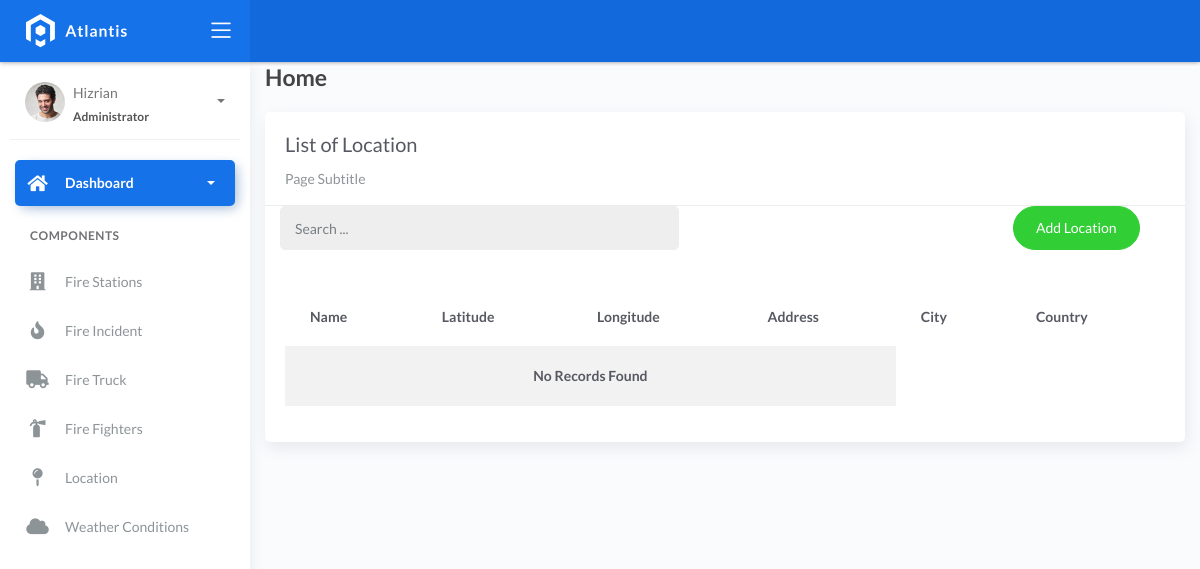
Page /location/ on the earlier database version.
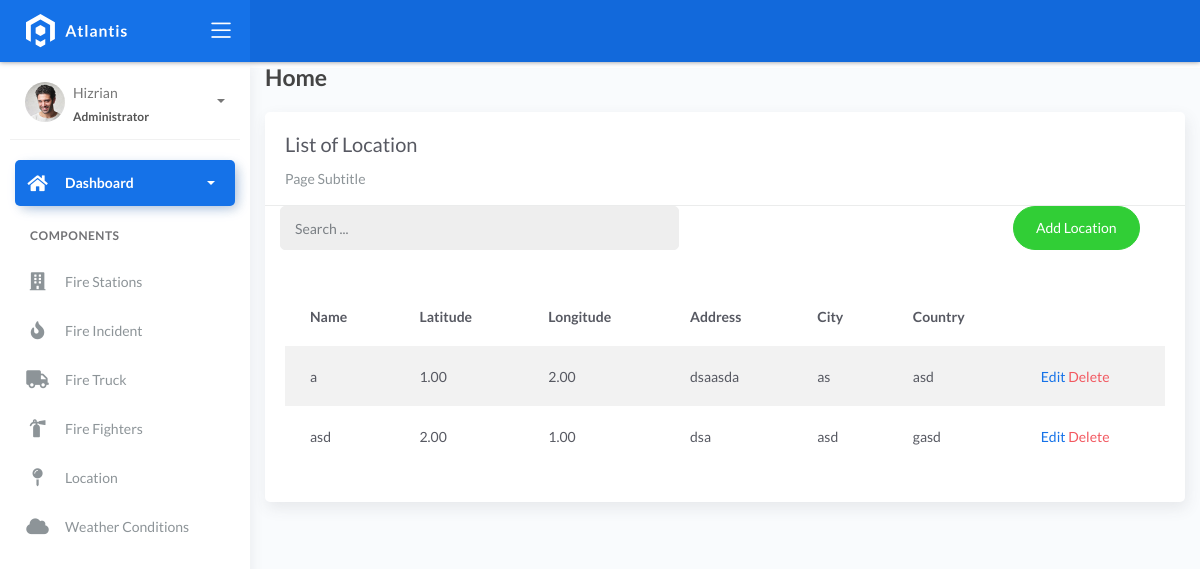
Same page on the later database version.
### fire/models.py (models this page shows, shortened)
class BaseModel(models.Model):
    created_at = models.DateTimeField(auto_now_add=True, db_index=True)
    updated_at = models.DateTimeField(auto_now=True)
    class Meta:
        abstract = True

class Locations(BaseModel):
    name = models.CharField(max_length=150)
    latitude = models.DecimalField(
        max_digits=22, decimal_places=2, null=True, blank=True)
    longitude = models.DecimalField(
        max_digits=22, decimal_places=2, null=True, blank=True)
    address = models.CharField(max_length=150)
    city = models.CharField(max_length=150)  # can be in separate table
    country = models.CharField(max_length=150)  # can be in separate table

### fire/views.py (the view, shortened to what this page needs)
# urls.py: path('location/', LocationsListView.as_view(), name='location'),
class LocationsListView(ListView):
    model = Locations
    context_object_name = 'locations'
    template_name = 'location_list.html'
    paginate_by = 5
    def get_queryset(self, *args, **kwargs):
        qs = super().get_queryset(*args, **kwargs)
        return qs.order_by('id')

### templates/location_list.html (shortened to what this page needs)
{% extends 'base.html' %}
{% load static %}
{% block content %}
<div class="content">
    <div class="container-fluid">
        <h4 class="page-title">Home</h4>
        <div class="row">
            <div class="col-md-12">
                <div class="card">
                    <div class="card-header">
                        <div class="card-title">List of Location</div>
                        <div class="card-category">Page Subtitle</div>
                    </div>
                    <div class="col-md-12 row">
                        <div class="col-md-6">
                            <form class="navbar-left navbar-form nav-search mr-md-3" action="">
                                <div class="input-group">
                                    <input type="text" placeholder="Search ..." class="form-control" />
                                    <div class="input-group-append">
                                        <span class="input-group-text">
                                        </span>
                                    </div>
                                </div>
                            </form>
                        </div>
                        <div class="col-md-6">
                            <div class="pull-right">
                                <a href="{% url 'location-add' %}" class="btn btn-success btn-rounded">Add Location</a>
                            </div>
                        </div>
                    </div>
                    <div class="card-body">
                        <table class="table table-striped mt-3">
                            <thead>
                                <tr>
                                    <th scope="col">Name</th>
                                    <th scope="col">Latitude</th>
                                    <th scope="col">Longitude</th>
                                    <th scope="col">Address</th>
                                    <th scope="col">City</th>
                                    <th scope="col">Country</th>
                                </tr>
                            </thead>
                            <tbody>
                                {% for object in object_list %}
                                <tr>
                                    <td>{{ object.name }}</td>
                                    <td>{{ object.latitude }}</td>
                                    <td>{{ object.longitude }}</td>
                                    <td>{{ object.address }}</td>
                                    <td>{{ object.city }}</td>
                                    <td>{{ object.country }}</td>
                                    <td>
                                        <a href="{% url 'location-update' object.pk %}">Edit</a>
                                        <a href="{% url 'location-delete' object.pk %}" class="text-danger">Delete</a>
                                    </td>
                                    </tr>
                                    {% empty %}
                                    <tr>
                                        <td colspan="4" style="text-align: center">
                                            <p class="text-sm font-weight-bold mb-0">No Records Found</p>
                                        </td>
                                        </tr>
                                {% endfor %}
                            </tbody>
                        </table>
                    </div>
                </div>
            </div>
        </div>
    </div>
</div>
{% endblock %}

### templates/base.html (shortened to what this page needs)
{% load static %}
<!DOCTYPE html>
<html lang="en">
  <head>
    <link rel="stylesheet" href="{% static 'css/bootstrap.min.css' %}" />
    <link rel="stylesheet" href="{% static 'css/atlantis.min.css' %}" />
    <link rel="stylesheet" href="{% static 'css/demo.css' %}" />
  </head>
  <body>
    <div class="wrapper">
      <div class="main-header">
        <div class="logo-header" data-background-color="blue">
          <a href="index.html" class="logo">
            <img src="{% static 'img/logo.svg' %}" alt="navbar brand" class="navbar-brand" />
          </a>
          <div class="nav-toggle">
            <button class="btn btn-toggle toggle-sidebar">
              <i class="icon-menu"></i>
            </button>
          </div>
        </div>
        <nav class="navbar navbar-header navbar-expand-lg" data-background-color="blue2">
        </nav>
      </div>
      <div class="sidebar sidebar-style-2">
        <div class="sidebar-wrapper scrollbar scrollbar-inner">
          <div class="sidebar-content">
            <div class="user">
              <div class="avatar-sm float-left mr-2">
                <img src="{% static 'img/profile.jpg' %}" alt="..." class="avatar-img rounded-circle" />
              </div>
              <div class="info">
                <a data-toggle="collapse" href="#collapseExample" aria-expanded="true">
                  <span>
                    Hizrian
                    <span class="user-level">Administrator</span>
                    <span class="caret"></span>
                  </span>
                </a>
              </div>
            </div>
            <ul class="nav nav-primary">
              <li class="nav-item active">
                <a data-toggle="collapse" href="#dashboard" class="collapsed" aria-expanded="false">
                  <i class="fas fa-home"></i>
                  <p>Dashboard</p>
                  <span class="caret"></span>
                </a>
              </li>
              <li class="nav-section">
                <h4 class="text-section">Components</h4>
              </li>
              <li class="nav-item">
                <a href="{% url 'fire-station' %}">
                  <i class="fas fa-building"></i>
                  <p>Fire Stations</p>
                </a>
              </li>
              <li class="nav-item">
                <a href="{% url 'incident' %}">
                  <i class="fas fa-fire"></i>
                  <p>Fire Incident</p>
                </a>
              </li>
              <li class="nav-item">
                <a href="{% url 'fire-truck' %}">
                  <i class="fas fa-truck"></i>
                  <p>Fire Truck</p>
                </a>
              </li>
              <li class="nav-item">
                <a href="{% url 'fire-fighters' %}">
                  <i class="fas fa-fire-extinguisher"></i>
                  <p>Fire Fighters</p>
                </a>
              </li>
              <li class="nav-item">
                <a href="{% url 'location' %}">
                  <i class="fas fa-map-pin"></i>
                  <p>Location</p>
                </a>
              </li>
              <li class="nav-item">
                <a href="{% url 'weather' %}">
                  <i class="fas fa-cloud"></i>
                  <p>Weather Conditions</p>
                </a>
              </li>
            </ul>
          </div>
        </div>
      </div>
      <div class="main-panel">
        <div class="content">
          {% block content %}
          {% endblock %}
          </div>
        </div>
        <footer class="footer">
          <div class="container-fluid">
            <nav class="pull-left">
              <ul class="nav">
                <li class="nav-item">
                  <a class="nav-link" href="https://www.themekita.com"> ThemeKita </a>
                </li>
                <li class="nav-item">
                  <a class="nav-link" href="#"> Help </a>
                </li>
                <li class="nav-item">
                  <a class="nav-link" href="#"> Licenses </a>
                </li>
              </ul>
            </nav>
            <div class="copyright ml-auto">2018, made with  by <a href="https://www.themekita.com">ThemeKita</a></div>
          </div>
        </footer>
      </div>
  </body>
</html>

Differences in the rows shown:
added Locations: name "a", latitude "1.00", longitude "2.00", address "dsaasda", city "as", country "asd"
added Locations: name "asd", latitude "2.00", longitude "1.00", address "dsa", city "asd", country "gasd"
Other differences:
text no longer shown: "No Records Found"
